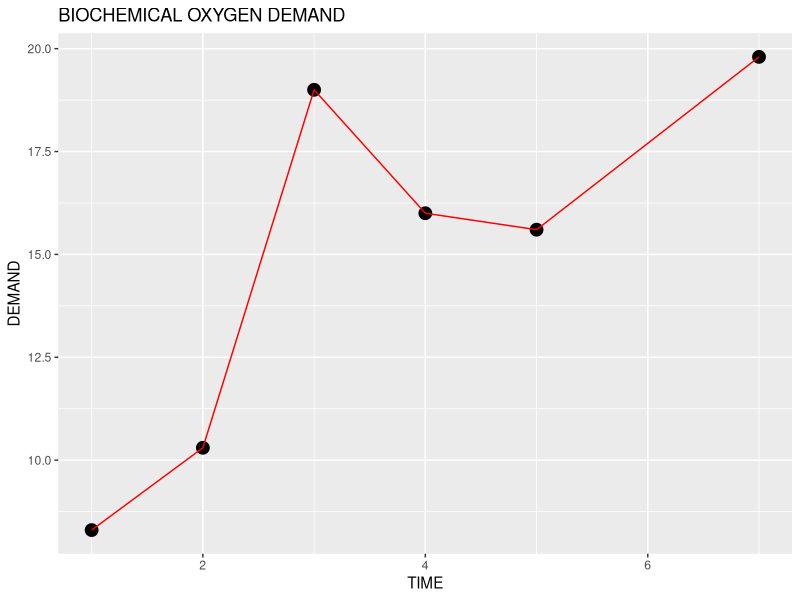
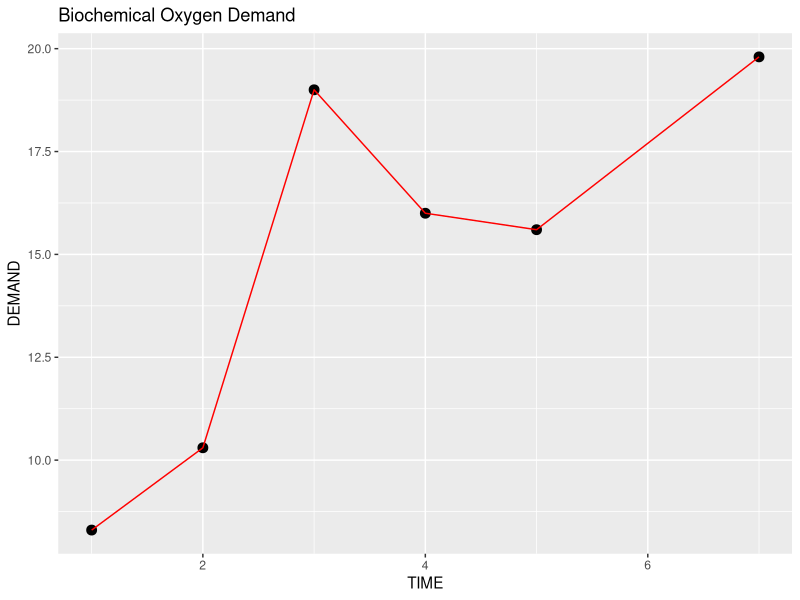
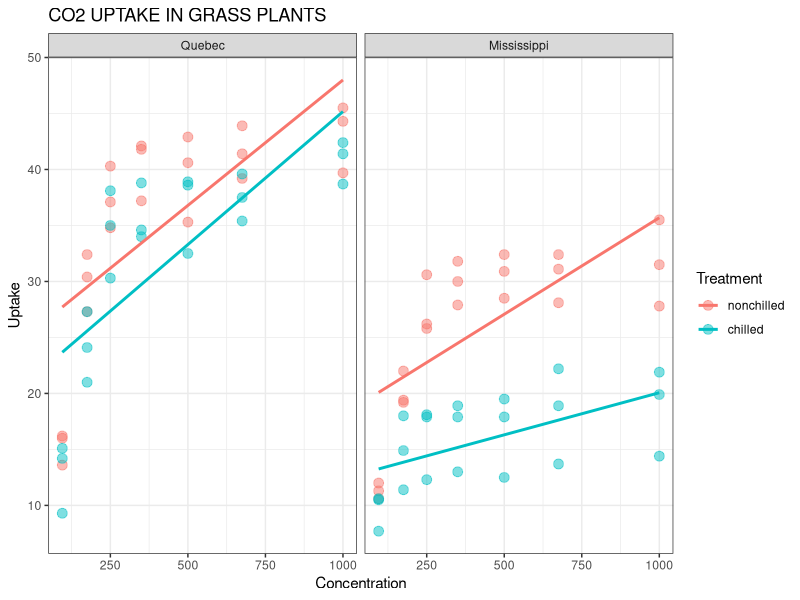
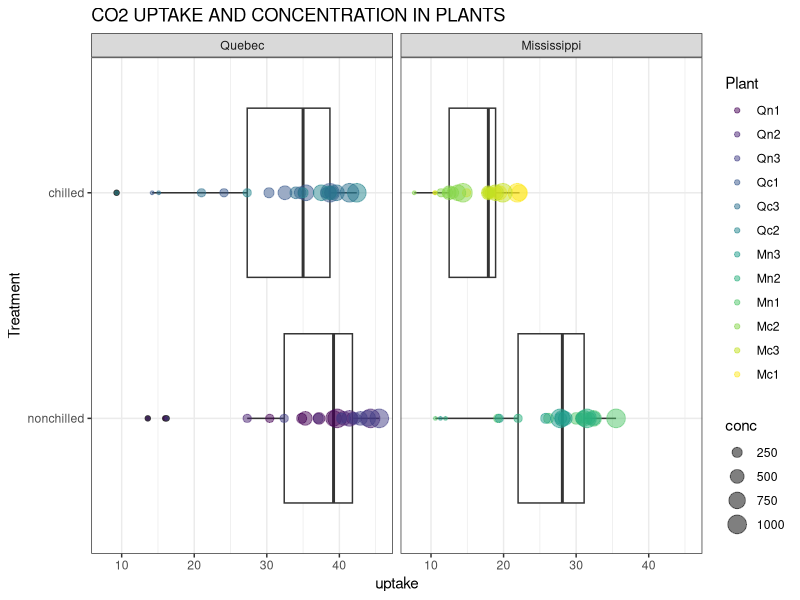
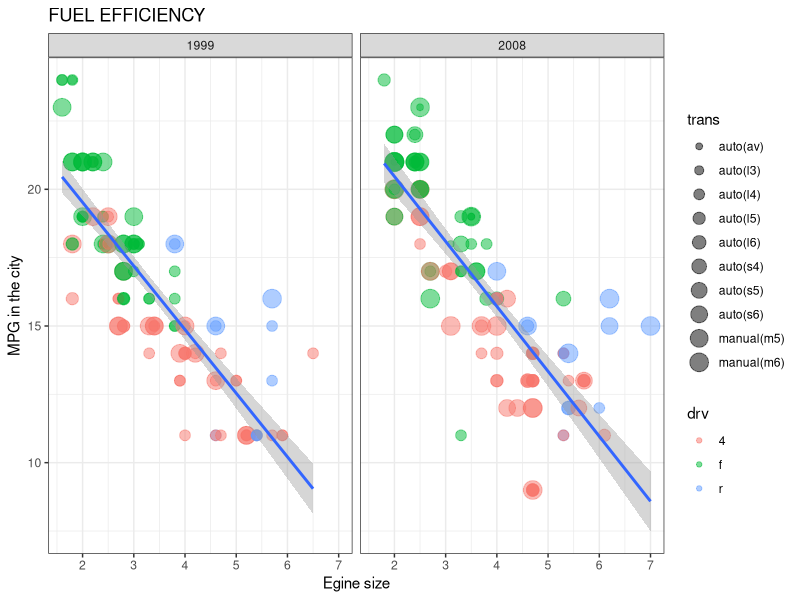
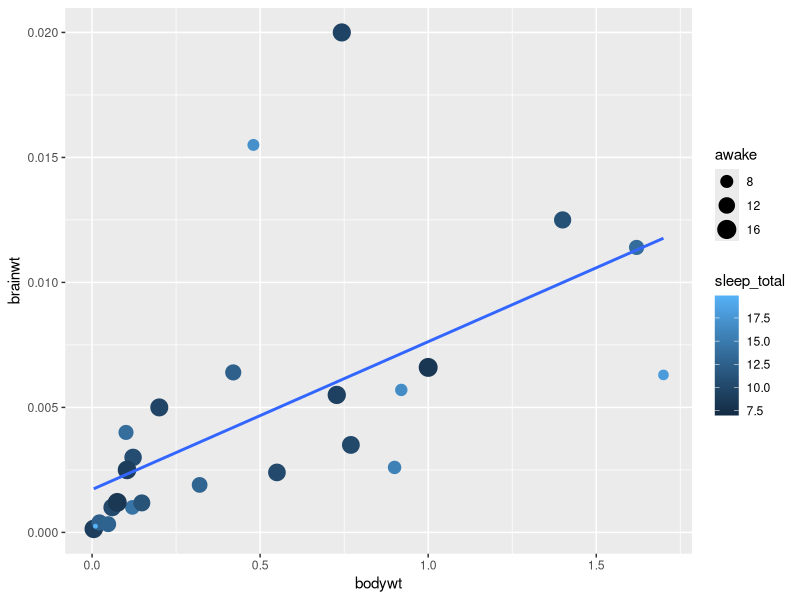
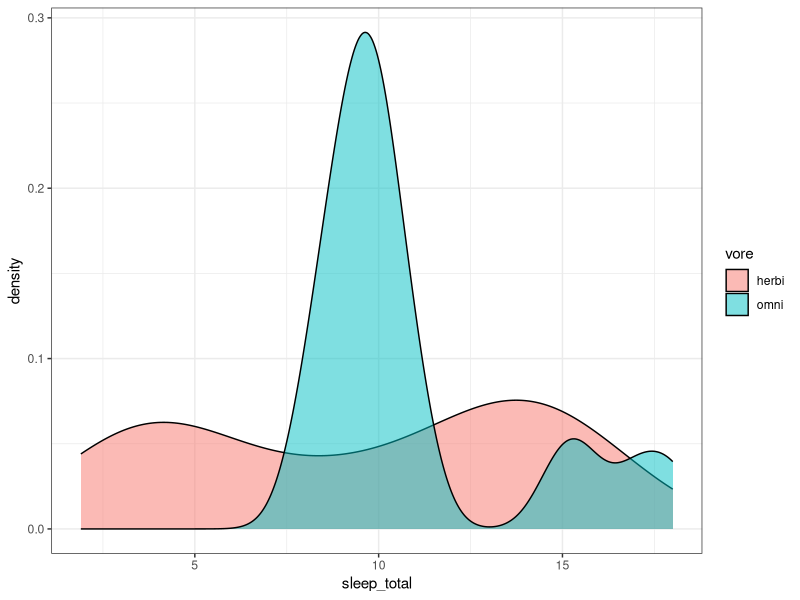

The R script that drew these images, in order:
#DATA VISUALIZATION USING GGPLOT
#LINE GRAPH
setwd("C:/Users/irfan/Documents")
library(tidyverse)

#Loding dataset
data()
BOD
?BOD

#Plotting time and demand
#METHOD ONE
ggplot(data = BOD,
       mapping = aes(x = Time,y = demand)) +
  geom_point(size = 4) +
  geom_line(colour = "red") + 
  labs(x = "TIME",y = "DEMAND", title = "BIOCHEMICAL OXYGEN DEMAND")

#METHOD TWO
ggplot(BOD, aes(Time,demand)) +
  geom_point(size = 3) +
  geom_line(colour = "red") +
  labs(title = "Biochemical Oxygen Demand",x ="TIME",y="DEMAND")

#CO2 DATA SET
data()
CO2
?CO2
View(CO2)

#PIPING THE DATA SET
CO2 %>%
  ggplot(aes(conc,uptake,colour = Treatment)) +
  geom_point(size = 3, alpha = 0.5) +
  geom_smooth(method = lm,se = F) +
  facet_wrap(~Type) + 
  labs(x= "Concentration",y = "Uptake",title = "CO2 UPTAKE IN GRASS PLANTS") +
  theme_bw()

#BOXPLOT VISUALIZATIION
CO2 %>%
  ggplot(aes(Treatment,uptake)) +
  geom_boxplot() +
  geom_point(alpha = 0.5,aes(size = conc,colour = Plant)) +  
  facet_wrap(~Type) +
  coord_flip() +
  labs(title = "CO2 UPTAKE AND CONCENTRATION IN PLANTS") +
  theme_bw()

#DEALING WITH BIG DATA SET
data()
mpg
?mpg
view(mpg)
mpg %>%
  filter(cty <25) %>%
  ggplot(aes(displ,cty)) +
  geom_point(alpha = 0.5,aes(size = trans,colour = drv)) +
  geom_smooth(method = lm) +
  facet_wrap(~year) +
  labs(x="Egine size",y ="MPG in the city",title = "FUEL EFFICIENCY") +
  theme_bw()

#SCARTER PLOT
#TWO OR MORE NUMERIC VARIABLES
msleep%>%
  filter(bodywt <2) %>%
  ggplot(aes(bodywt,brainwt)) +
  geom_point(aes(color = sleep_total, size = awake)) +
  geom_smooth(method = lm, se =F)

#DENSITY PLOT
msleep%>%
  drop_na(vore) %>%
  filter(vore == "herbi" | vore == "omni") %>%
  
  ggplot(aes(sleep_total,fill = vore)) +
  geom_density(alpha = 0.5) +
  theme_bw()
